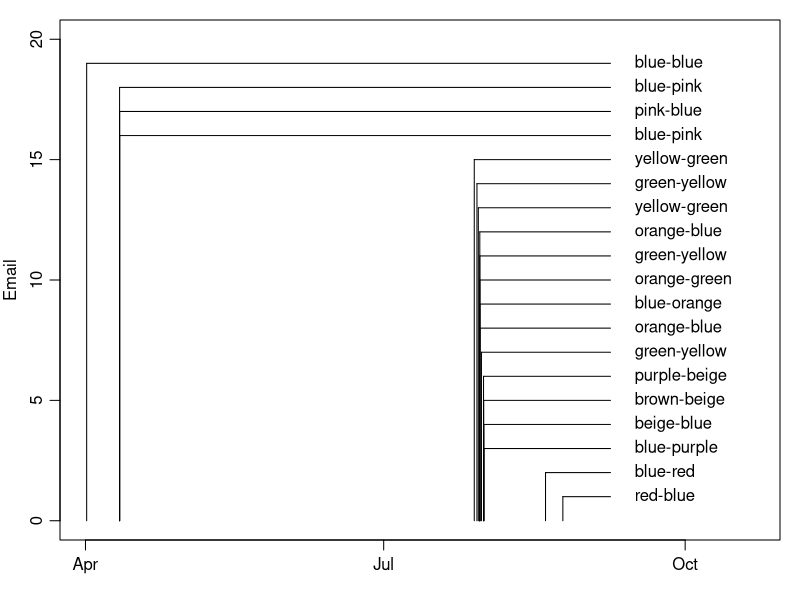

Source code (R):
###########################################################
### Creates a simple email interaction graph on time axis
### Needs to be refactored to use ggplot2
### maybe also present an interaction graph via network analysis
###########################################################

data <- "
2015-08-24 16:14:17,red,blue
2015-08-19 09:18:00,blue,red
2015-07-31 14:23:31,blue,purple
2015-07-31 13:48:56,beige,blue
2015-07-31 12:17:00,brown,beige
2015-07-31 11:15:00,purple,beige
2015-07-30 19:59:00,green,yellow
2015-07-30 08:09:00,orange,blue
2015-07-30 08:09:00,blue,orange
2015-07-30 07:59:00,orange,green
2015-07-30 07:56:00,orange,blue
2015-07-30 07:59:00,green,yellow
2015-07-29 21:04:00,yellow,green
2015-07-29 11:07:00,green,yellow
2015-07-28 15:22:00,yellow,green
2015-04-11 10:19:00,blue,pink
2015-04-11 10:13:00,pink,blue
2015-04-11 09:43:00,blue,pink
2015-04-01 08:40:00,blue,blue
"
d <- read.csv(text=data, header=FALSE)
t <- as.POSIXct(d$V1, tz="UTC")
o <- order(t, decreasing=TRUE) # just in case
t <- t[o]
from <- d$V2[o]
to <- d$V3[o]
n <- length(from)
day <- 86400
par(mar=c(3, 3, 1, 1), mgp=c(2, 0.7, 0))
timeSpan <- as.numeric(max(t)) - as.numeric(min(t))
space <- 0.1 * timeSpan # adjust as necessary
plot(t, 1:n, type='n', xlab="", ylab="Email", xlim=c(min(t), max(t)+4*space), ylim=c(0, n+1))
tl <- max(t) + space
for (i in 1:n) {
    text(tl + 0.3 * space, i, paste(from[i], "-", to[i], sep=""), pos=4)
    lines(c(tl, t[i]), rep(i, 2))
    lines(c(t[i], t[i]), c(i, 0))
}